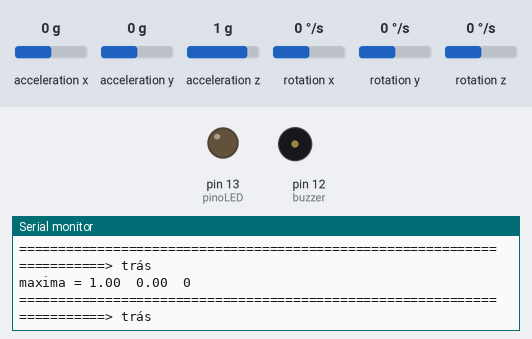
A sketch run on a simulated Arduino Uno, built with avr-gcc and run on an emulated ATmega328P. Shown: output pins drawn as LEDs (lit = HIGH), buzzer (waves = sounding, pin HIGH), the last lines printed to the serial monitor. The test bench sets the inputs (shaded band); at power-on: acceleration y 0 g, acceleration x 0 g, acceleration z 1 g, rotation x 0 °/s, rotation y 0 °/s, rotation z 0 °/s.

Above: at 12.2 s.
12.3 s: acceleration y set to 1.4 g
At 12.41 s:
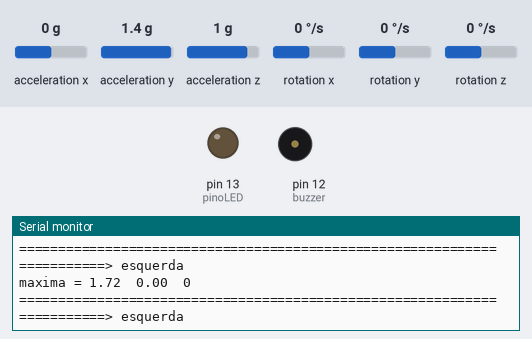
13.9 s: acceleration x set to -1.4 g
At 13.95 s:
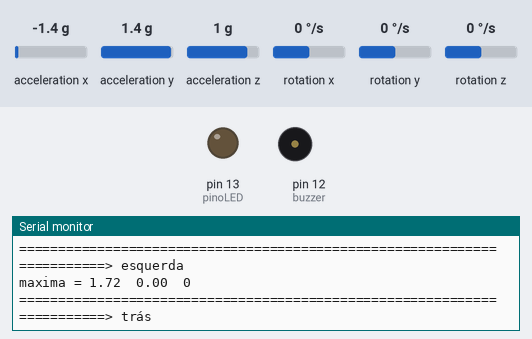
16.9 s: acceleration z set to -0.8 g
At 16.9 s:
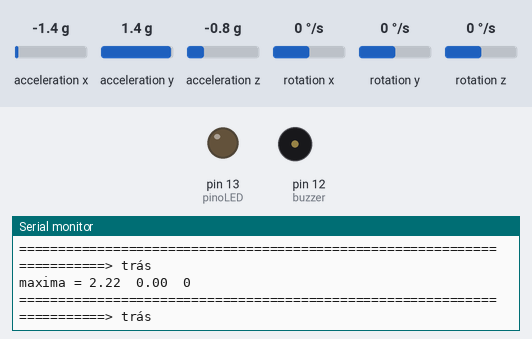
19.9 s: rotation x set to -192 °/s
At 19.93 s:
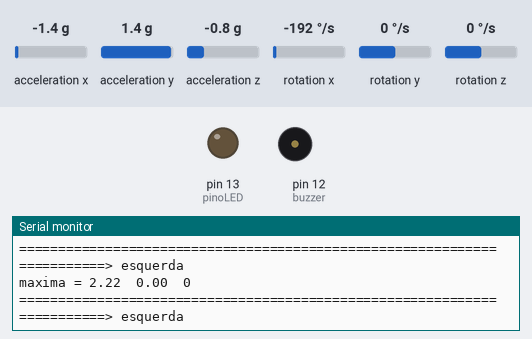
Timing chart, 0 to 22.9 s (numbered marks = the images above; inputs shaded):
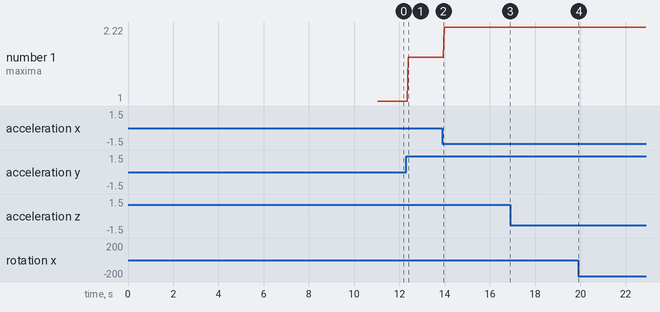

Measured:
- after the input at 12.3 s, the serial monitor: prints a new line after 0.05 s (image 1)
- plotted number 1: 1 → 1.72 after the input at 12.3 s, 1.72 → 2.22 after the input at 13.9 s

The sketch:

cinto_de_queda.ino
```cpp
// Bibliotecas
#include <MPU6050_tockn.h>
#include <Wire.h>
#include <SoftwareSerial.h>

// Declarando o módulo MPU6050
MPU6050 mpu6050(Wire);

// Declarando o módulo SIM900 e suas portas de comunicação serial
SoftwareSerial SIM900(7, 8);


// Variáreis globais
#define pinoLED 13
#define buzzer 12
float gyrox, gyroy, gyroz;
float angx, angy; // Não vamos usar angz pois ele descalibra com movimentos bruscos
int taxaDeTransmissao = 19200;

void setup() {
  // Iniciando comunicação serial
  Serial.begin(taxaDeTransmissao);

  // Iniciando a comunicação Arduino <-> MPU6050 e calibrando
  Wire.begin();
  mpu6050.begin();
  mpu6050.calcGyroOffsets(true);

  // Definindo LED e buzzer como saída
  pinMode(pinoLED, OUTPUT);
  pinMode(buzzer, OUTPUT);

  // Ligando o SIM900
  digitalWrite(9, HIGH);
  delay(1000);
  digitalWrite(9, LOW);
  delay(5000);
  digitalWrite(buzzer, HIGH);
  delay(1);//wait for 1ms
  digitalWrite(buzzer, LOW);
  delay(1);//wait for 1ms

  // Iniciando a comunicação Arduino <-> SIM900
  SIM900.begin(taxaDeTransmissao);
  // Delay para fazer logon na rede
  delay(2000);
  digitalWrite(buzzer, HIGH);
  delay(1);//wait for 1ms
  digitalWrite(buzzer, LOW);
  delay(1);//wait for 1ms

};


double aux{0};
double resultante{0};


void loop() {
  // Atualizando o módulo
  mpu6050.update();

  // Armazenando informações do Gíroscópio, acelerômetro e ângulo
  gyrox = mpu6050.getGyroX();
  gyroy = mpu6050.getGyroY();
  gyroz = mpu6050.getGyroZ();

  angx = mpu6050.getAngleX();
  angy = mpu6050.getAngleY();

  //lendo os valores de aceleração em cada eixo
  double accelx = mpu6050.getAccX();
  double accely = mpu6050.getAccY();
  double accelz = mpu6050.getAccZ();


  // Chamada da função de detecção de queda
  queda(gyrox, gyroy, gyroz, angx, angy, accelx, accely, accelz);

};
double accel_resultante{0};
bool aviso_movimento{false};
float gyro_aux{0};
// Detecção de queda
void queda (float gyrox, float gyroy, float  gyroz, float  angx, float angy, double accelx, double accely, double accelz) {
  // Variáveis locais
  float gyroxAbs, gyroyAbs, gyrozAbs;

  float MovimentoBrusco = 500;
  int direitax = -20, direitay = 60;
  int esquerdax = 25, esquerday = 60;
  int frente = 120, tras = 40;

  bool aviso1 = false, aviso2 = false ;

  // Detectando movimento brusco
  gyroxAbs = abs(gyrox);
  gyroyAbs = abs(gyroy);
  gyrozAbs = abs(gyroz);

  if ((gyroxAbs > MovimentoBrusco) || (gyroyAbs > MovimentoBrusco) || (gyrozAbs > MovimentoBrusco) ) {
    Serial.println("========================================================================> Movimento brusco ");

    aviso1 = true;
  }
  else {
    aviso1 = false;
  };

  // Detectando inclinação
  if (angx >= frente) {
    Serial.println("========================================================================> frente");
    aviso2 = true;
  }
  else if (angx <= tras) {
    Serial.println("========================================================================> trás");
    aviso2 = true;
  }
  else if ((angx >= esquerdax) && (angy <= esquerday)) {
    Serial.println("========================================================================> esquerda");
    aviso2 = true;
  }
  else if ((angx <= direitax) && (angy <= direitay)) {
    Serial.println("========================================================================> direita");
    aviso2 = true;
  }
  else {
    aviso2 = false;
  };
  // código para avaliação de impacto
  bool aviso3{false};
  // calcula a aceleração resultante das 3 direções
  accel_resultante = sqrt(pow(accelx, 2.0) + pow(accely, 2.0) + pow(accelz, 2.0));
  if (accel_resultante > aux)
  {
    aux = accel_resultante;
  }
  Serial.print("maxima = ");
  Serial.print(aux);
  Serial.print("\t");
  gyro_aux = gyroxAbs;
  if(gyroyAbs>gyro_aux)
  {
    gyro_aux = gyroyAbs;
  }
  if(gyrozAbs>gyro_aux)
  {
    gyro_aux = gyrozAbs;
  }
  Serial.print(gyro_aux);
  Serial.print("\t");
  if (accel_resultante >= 2.5)
  {
    aviso3 = true;
  }
  else
  {
    aviso3 = false;
  }
  aviso_movimento = aviso1 || aviso3;
  Serial.println(aviso_movimento);
  // Aviso
  if ( aviso2 && aviso_movimento ) {
    Serial.println("========================================================================> Perigo");
    digitalWrite(pinoLED, HIGH);
    som();
    //sms();
  }
  else {
    digitalWrite(pinoLED, LOW);
  }

};

// Enviando SMS
void sms() {
  // Comando AT para definir o SIM900 no modo SMS
  SIM900.print("AT+CMGF=1\r");
  delay(100);

  // Configurando para o número do chip inserido no sistema, sempre no formato internacional
  SIM900.println("AT + CMGS = \"+XXXXXXXXXXXX\"");
  delay(100);

  // Conteúdo do SMS
  SIM900.println("");
  delay(100);

  // Finalizando o comando AT com um ^Z, código ASCII 26
  SIM900.println((char)26);
  delay(100);
  SIM900.println();
  // Tempo para o módulo enviar o SMS
  delay(5000);
};

// Ativar o buzzer
void som() {
  unsigned char i;
  //output an frequency
  for (i = 0; i < 80; i++)
  {
    digitalWrite(buzzer, HIGH);
    delay(1);//wait for 1ms
    digitalWrite(buzzer, LOW);
    delay(1);//wait for 1ms
  }
  //output another frequency
  for (i = 0; i < 100; i++)
  {
    digitalWrite(buzzer, HIGH);
    delay(2);//wait for 2ms
    digitalWrite(buzzer, LOW);
    delay(2);//wait for 2ms
  }
}
```
